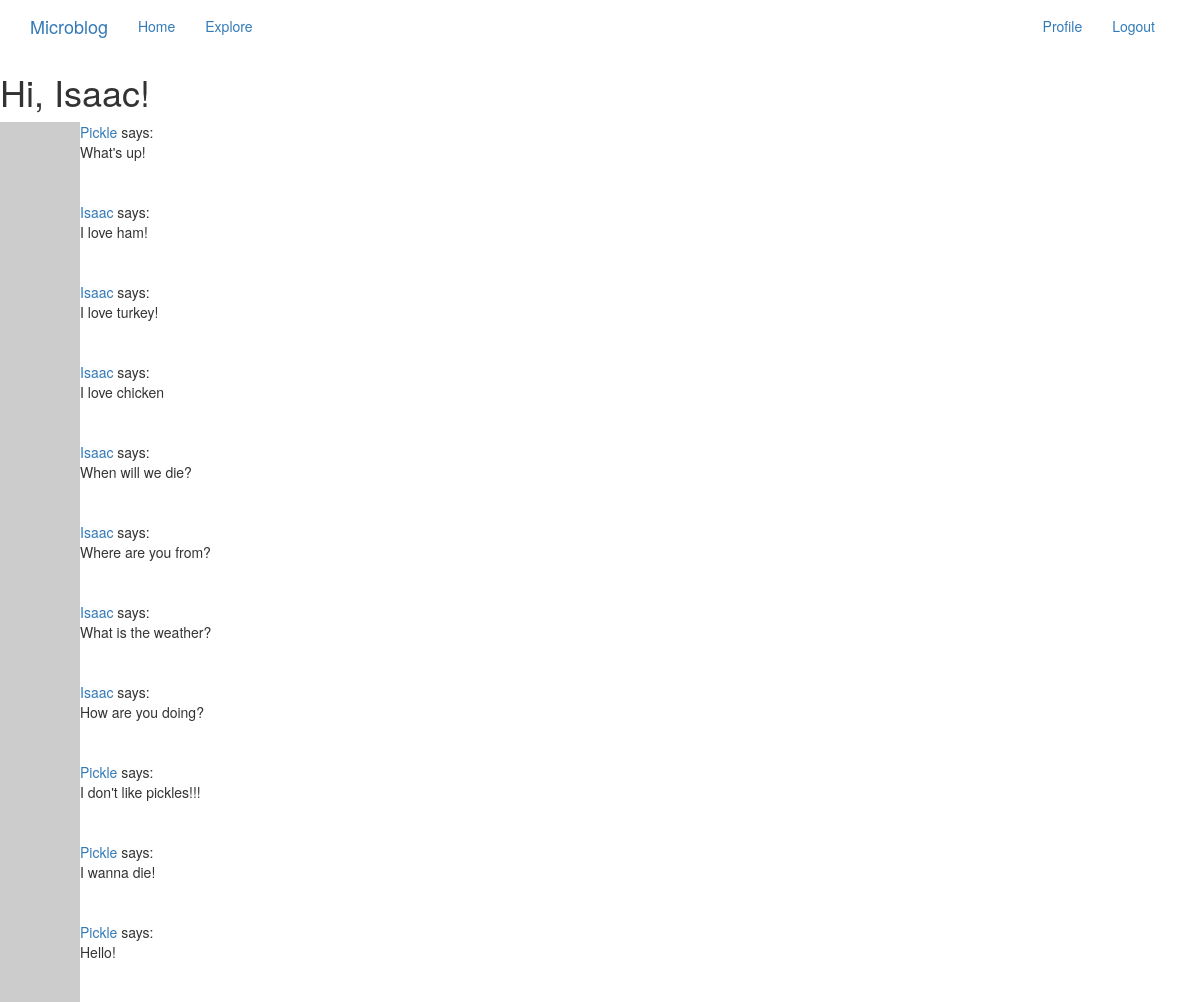
Screenshot of /explore (signed in) with the database file from the repository.
### app/models.py (models this page shows, shortened)
class User(UserMixin, db.Model):
    id = db.Column(db.Integer, primary_key=True)
    username = db.Column(db.String(64), index=True, unique=True)
    email = db.Column(db.String(120), index=True, unique=True)
    password_hash = db.Column(db.String(128))
    posts = db.relationship('Post', backref='author', lazy='dynamic')
    about_me = db.Column(db.String(140))
    last_seen = db.Column(db.DateTime, default=datetime.utcnow)
    followed = db.relationship(
        'User', secondary=followers,
        primaryjoin=(followers.c.follower_id == id),
        secondaryjoin=(followers.c.followed_id == id),
        backref=db.backref('followers', lazy='dynamic'), lazy='dynamic')
    def avatar(self, size):
        digest = md5(self.email.lower().encode('utf-8')).hexdigest()
        return f'https://www.gravatar.com/avatar/{digest}?d=retro&s={size}'

class Post(db.Model):
    id = db.Column(db.Integer, primary_key=True)
    body = db.Column(db.String(140))
    timestamp = db.Column(db.DateTime, index=True, default=datetime.utcnow)
    user_id = db.Column(db.Integer, db.ForeignKey('user.id'))

### app/routes.py (the view)
@app.route('/explore')
@login_required
def explore():
    page = request.args.get('page', 1, type=int)
    posts = Post.query.order_by(Post.timestamp.desc()).paginate(
        page, app.config['POSTS_PER_PAGE'], False)
    next_url = url_for('index', page=posts.next_num) \
        if posts.has_next else None
    prev_url = url_for('index', page=posts.prev_num) \
        if posts.has_prev else None
    return render_template('index.html', title='Explore', posts=posts.items,
                            next_url=next_url, prev_url=prev_url)

### app/models.py (called while the page is built)
@login.user_loader
def load_user(id):
    return User.query.get(int(id))

### app/routes.py (called while the page is built)
@app.before_request
def before_request():
    if current_user.is_authenticated:
        current_user.last_seen = datetime.utcnow()
        db.session.commit()

### app/templates/index.html (shortened to what this page needs)
{% extends "base.html" %}
{% block content %}
    <h1>Hi, {{ current_user.username }}!</h1>
    {% for post in posts %}
            {% include '_post.html' %}
    {% endfor %}
{% endblock %}

### app/templates/_post.html
<table>
    <tr valign='top'>
        <td><img src="{{ post.author.avatar(36) }}"></td>
        <td>
            <a href="{{ url_for('user', username=post.author.username) }}">
                {{ post.author.username }}
            </a>
            says:<br>{{ post.body }}
        </td>
    </tr>
</table>

### rows the page displays
User: username "Isaac"
Post: author.username "Pickle", body "What's up!"
Post: author.username "Isaac", body "I love ham!"
Post: author.username "Isaac", body "I love turkey!"
Post: author.username "Isaac", body "I love chicken"
Post: author.username "Isaac", body "When will we die?"
Post: author.username "Isaac", body "Where are you from?"
Post: author.username "Isaac", body "What is the weather?"
Post: author.username "Isaac", body "How are you doing?"
Post: author.username "Pickle", body "I don't like pickles!!!"
Post: author.username "Pickle", body "I wanna die!"
Post: author.username "Pickle", body "Hello!"
